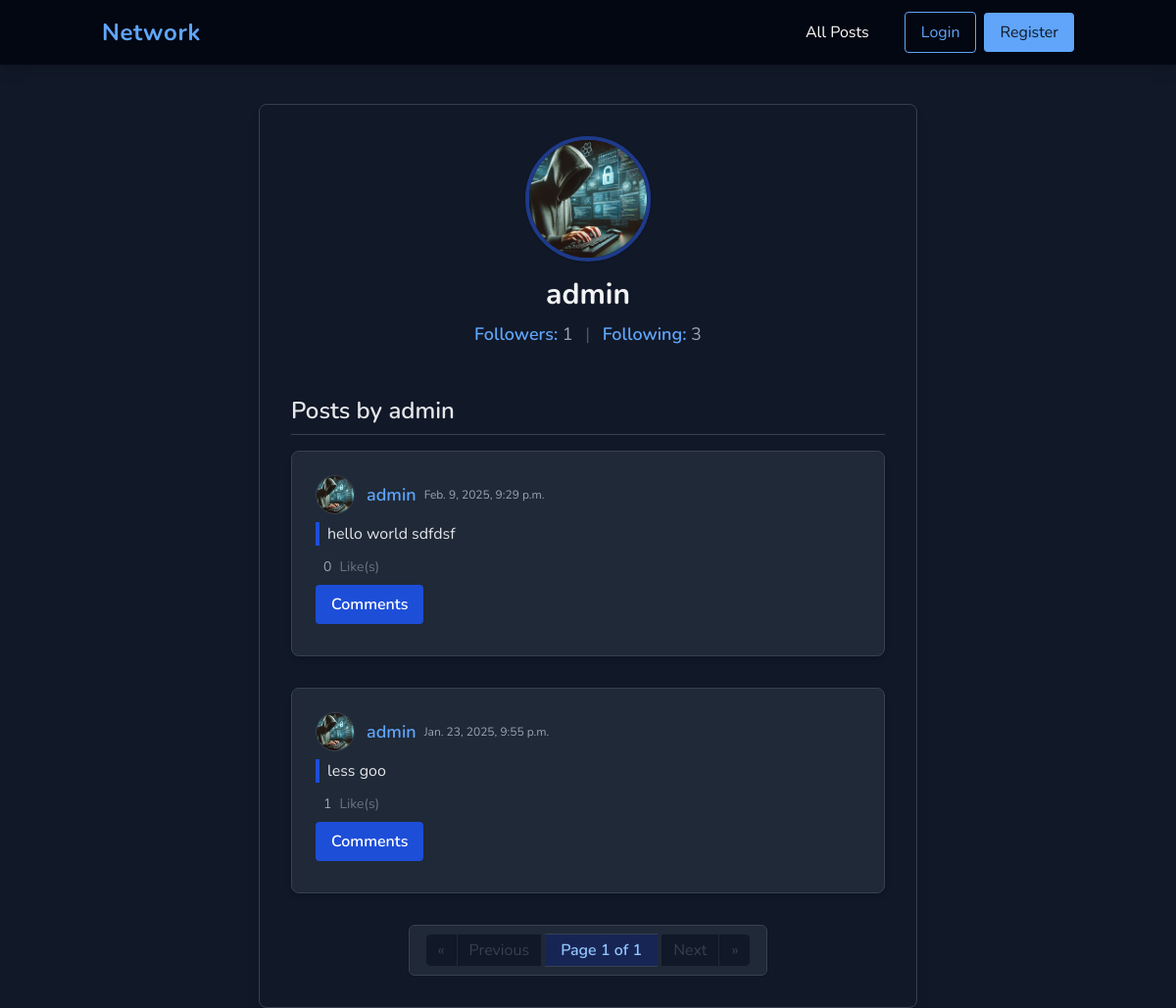
Page /user/admin on the earlier database version.
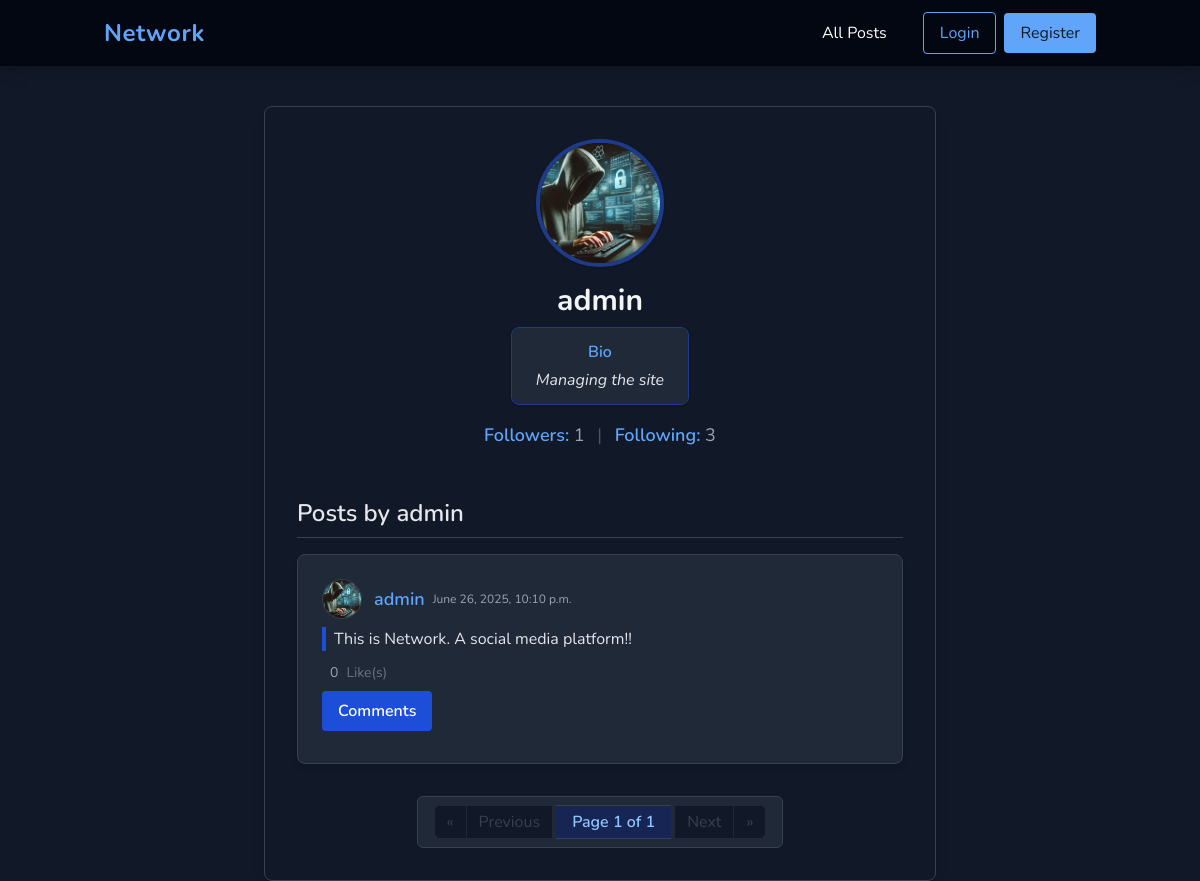
Same page on the later database version.
### network/models.py (models this page shows, shortened)
class Post(models.Model):
    creator = models.ForeignKey(User, on_delete=models.CASCADE, related_name="posts")
    postContent = models.CharField(max_length=1000, blank=False)
    created_at = models.DateTimeField(auto_now_add=True)
    liked_by = models.ManyToManyField(User, related_name="liked_posts", blank=True)

class User(AbstractUser):
    followers = models.ManyToManyField('self', related_name='following', symmetrical=False, blank=True)
    profile_picture = models.ImageField(blank=True, upload_to=user_directory_path)
    bio = models.CharField(blank=True, max_length=300)

### network/views.py (the view)
# urls.py: path("user/<str:username>", views.user_profile, name="userProfile"),
def user_profile(request, username):
    try:
        user = User.objects.get(username = username)
    except:
        return HttpResponseNotFound('not allowed :(')
    page_obj = get_page_obj(request, user.posts.all().order_by('-created_at'))
    return render(request, 'network/profile.html',{"userData":user, "page_obj":page_obj})

### network/util.py (called while the page is built)
def get_page_obj(request, posts):
    posts_list = posts
    paginator = Paginator(posts_list, 10)
    page_number = request.GET.get('page')
    page_obj = paginator.get_page(page_number)
    return page_obj

### network/templates/network/profile.html (shortened to what this page needs)
{% extends "network/layout.html" %}
{% load static %}
{% block body %}
<div class="max-w-2xl mx-auto mt-10 bg-gray-900 rounded-lg shadow-lg p-8 border border-gray-700">
    <div class="flex flex-col items-center">
        {% if userData.profile_picture %}
            <img class="profile-pic-lg w-32 h-32 rounded-full object-cover border-4 border-blue-900 shadow mb-4" src="{{userData.profile_picture.url}}" alt="{{userData.username}}">
        {% else %}
            <img class="profile-pic-lg w-32 h-32 rounded-full object-cover border-4 border-blue-900 shadow mb-4" src="{% static 'network/defaultUserProfilePic.jpg' %}" alt="{{userData.username}}">
        {% endif %}
        <h1 class="text-3xl font-bold text-gray-100 mb-2">{{userData.username}}</h1>
        {% if userData.bio %}
        <div class="mb-4 w-full flex justify-center">
            <div class="bg-gray-800 border border-blue-900 rounded-lg px-6 py-3 text-gray-200 text-center max-w-xl shadow">
                <span class="block text-blue-400 font-semibold mb-1">Bio</span>
                <span class="block text-gray-200 italic">{{ userData.bio}}</span>
            </div>
        </div>
        {% endif %}
        <h3 class="text-lg text-gray-400 mb-4">
            <span class="font-semibold text-blue-400">Followers:</span> {{userData.followers.count}}
            <span class="mx-2 text-gray-600">|</span>
            <span class="font-semibold text-blue-400">Following:</span> {{userData.following.count}}
        </h3>
    </div>
    <h2 class="text-2xl font-semibold text-gray-200 mt-8 mb-4 border-b border-gray-700 pb-2">Posts by {{userData.username}}</h2>
    {% include 'network/posts.html' %}
</div>
{% endblock %}

### network/templates/network/posts.html (shortened to what this page needs)
{% load static %}
{% for post in page_obj %}
<div class="post bg-gray-800 rounded-lg shadow-md p-6 mb-8 border border-gray-700">
    <div class="flex items-center mb-2">
        {% if post.creator.profile_picture %}
        <img class="profile-pic-sm w-10 h-10 rounded-full object-cover mr-3 border border-gray-700" src="{{post.creator.profile_picture.url}}" alt="{{post.creator.username}}">
        {% else %}
        <img class="profile-pic-sm w-10 h-10 rounded-full object-cover mr-3 border border-gray-700" src="{% static 'network/defaultUserProfilePic.jpg' %}" alt="{{post.creator.username}}">
        {% endif %}
        <h5 class="text-lg font-semibold">
            <a class="user-link text-blue-400 hover:underline" href="{% url 'userProfile' post.creator.username %}">{{post.creator}}</a>
        </h5>
        <span class="ml-2 text-gray-400 text-xs">{{post.created_at}}</span>
    </div>
    <div class="post-content-{{post.id}} text-gray-200 mb-3 pl-2 border-l-4 border-blue-700">
        {{post.postContent}}
    </div>
    <div class="flex items-center space-x-2 mb-2">
        <div class="like-count-{{post.id}} text-sm text-gray-400 ml-2">{{post.liked_by.count}}</div>
        <span class="text-sm text-gray-500">Like(s)</span>
    </div>
    <button type="button"
        class="toggle-comment-section-btn bg-blue-700 hover:bg-blue-600 text-white font-semibold py-2 px-4 rounded transition mb-2"
        data-postid="{{post.id}}">
        Comments
    </button>
</div>
{% empty %}
<div class="text-center text-gray-500 mt-8">No Posts.</div>
{% endfor %}
<div class="flex justify-center mt-8">
    <nav class="inline-flex rounded-md shadow-sm bg-gray-800 px-4 py-2 border border-gray-700" aria-label="Pagination">
        {% if page_obj.has_previous %}
            <a href="?page=1"
               class="relative inline-flex items-center px-3 py-1 rounded-l-md border border-gray-700 bg-gray-900 text-gray-400 hover:bg-gray-700 transition"
               title="First Page">&laquo;</a>
            <a href="?page={{ page_obj.previous_page_number }}"
               class="relative inline-flex items-center px-3 py-1 border-t border-b border-gray-700 bg-gray-900 text-gray-200 hover:bg-gray-700 transition"
               title="Previous Page">Previous</a>
        {% else %}
            <span class="relative inline-flex items-center px-3 py-1 rounded-l-md border border-gray-800 bg-gray-900 text-gray-700 cursor-not-allowed">&laquo;</span>
            <span class="relative inline-flex items-center px-3 py-1 border-t border-b border-gray-800 bg-gray-900 text-gray-700 cursor-not-allowed">Previous</span>
        {% endif %}
        <span class="relative inline-flex items-center px-4 py-1 border-t border-b border-gray-700 bg-blue-950 text-blue-300 font-semibold mx-1">
            Page {{ page_obj.number }} of {{ page_obj.paginator.num_pages }}
        </span>
        {% if page_obj.has_next %}
            <a href="?page={{ page_obj.next_page_number }}"
               class="relative inline-flex items-center px-3 py-1 border-t border-b border-gray-700 bg-gray-900 text-gray-200 hover:bg-gray-700 transition"
               title="Next Page">Next</a>
            <a href="?page={{ page_obj.paginator.num_pages }}"
               class="relative inline-flex items-center px-3 py-1 rounded-r-md border border-gray-700 bg-gray-900 text-gray-400 hover:bg-gray-700 transition"
               title="Last Page">&raquo;</a>
        {% else %}
            <span class="relative inline-flex items-center px-3 py-1 border-t border-b border-gray-800 bg-gray-900 text-gray-700 cursor-not-allowed">Next</span>
            <span class="relative inline-flex items-center px-3 py-1 rounded-r-md border border-gray-800 bg-gray-900 text-gray-700 cursor-not-allowed">&raquo;</span>
        {% endif %}
    </nav>
</div>

Differences in the rows shown:
removed Post: creator.profile_picture (picture), creator "admin", created_at "Feb. 9, 2025, 9:29 p.m.", postContent "hello world sdfdsf", liked_by.count "0"
removed Post: creator.profile_picture (picture), creator "admin", created_at "Jan. 23, 2025, 9:55 p.m.", postContent "less goo", liked_by.count "1"
changed User "admin": bio (not shown) → "Managing the site"
added Post: creator.profile_picture (picture), creator "admin", created_at "June 26, 2025, 10:10 p.m.", postContent "This is Network. A social media platform!!", liked_by.count "0"
Other differences:
text now shown: "Bio"
